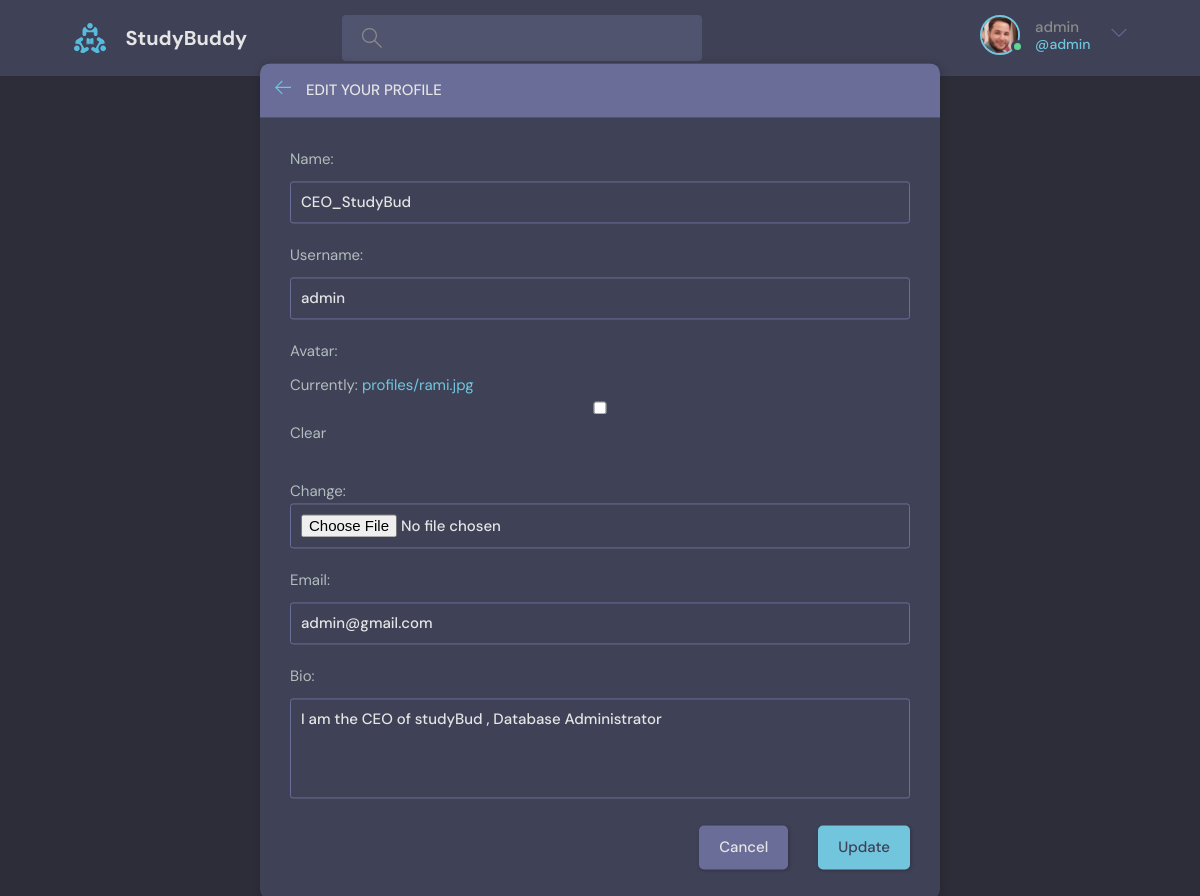
The app's page /update-user/ (signed in), older data.
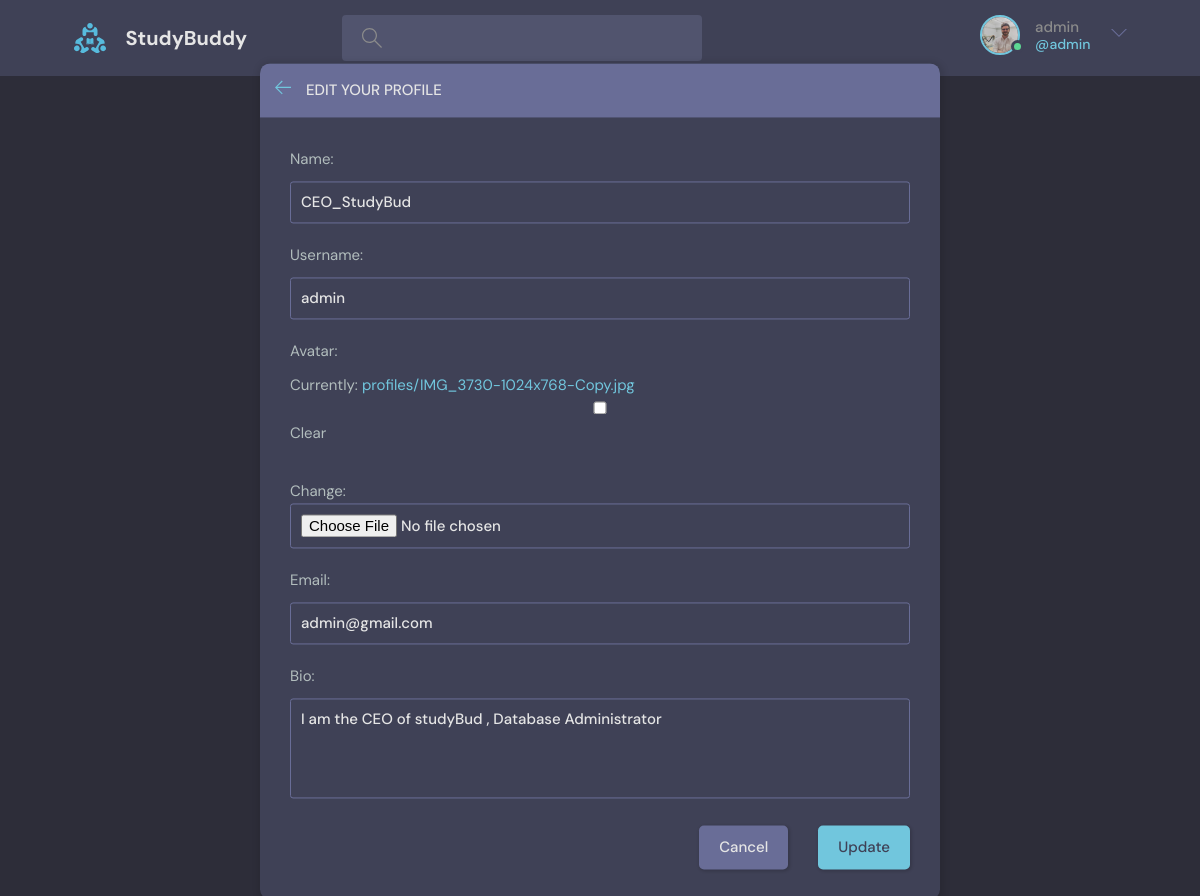
The same page, newer data.
### users/models.py (models this page shows)
class User(AbstractUser):
    name = models.CharField(max_length=200, null=True)
    email = models.EmailField(unique=True, null=True)
    bio = models.TextField(null=True)
    avatar = models.ImageField(upload_to='profiles/', default='profiles/avatar.svg', null=True, blank=True)
    USERNAME_FIELD = 'email'
    REQUIRED_FIELDS = []

### base/views.py (the view)
# urls.py: path('update-user/', views.update_user, name="update-user"),
@login_required(login_url='login')
def update_user(request):
    user = request.user
    form = UserForm(instance=user)
    if request.method == 'POST':
        form = UserForm(request.POST, request.FILES, instance=user)
        if form.is_valid():
            form.save()
            return redirect('profile', pk=user.id)
    context = {'form': form}
    return render(request, 'base/update-user.html', context)

### base/forms.py
class UserForm(ModelForm):
    class Meta:
        model = User
        fields = ['name', 'username', 'avatar', 'email', 'bio']

### base/templates/base/update-user.html (shortened to what this page needs)
{% extends 'main.html' %}
{% block content %}
    <main class="update-account layout">
        <div class="container">
            <div class="layout__box">
                <div class="layout__boxHeader">
                    <div class="layout__boxTitle">
                        <a href="{% url 'profile' request.user.id %}">
                            <svg version="1.1" xmlns="http://www.w3.org/2000/svg" width="32" height="32"
                                viewBox="0 0 32 32">
                                <title>arrow-left</title>
                                <path
                                    d="M13.723 2.286l-13.723 13.714 13.719 13.714 1.616-1.611-10.96-10.96h27.625v-2.286h-27.625l10.965-10.965-1.616-1.607z">
                                </path>
                            </svg>
                        </a>
                        <h3>Edit your profile</h3>
                    </div>
                </div>
                <div class="layout__body">
                    <form class="form" action="#" method="post" enctype="multipart/form-data">
                      {% for field in form %}
                        <div class="form__group">
                            {{field.label_tag}}
                            {{field}}
                        </div>
                      {% endfor %}
                        <div class="form__action">
                            <a class="btn btn--dark" href="{{request.META.HTTP_REFERER}}">Cancel</a>
                            <button class="btn btn--main" type="submit">Update</button>
                        </div>
                    </form>
                </div>
            </div>
        </div>
    </main>
{% endblock content %}

### templates/navbar.html (shortened to what this page needs)
{% load static %}
  <header class="header header--loggedIn">
    <div class="container">
      <a href="{% url 'home' %}" class="header__logo">
        <img src="{% static 'assets/logo.svg' %}" />
        <h1>StudyBuddy</h1>
      </a>
      <form class="header__search" action="{% url 'home' %}" method="get" >
        <label>
          <input name="search_query" placeholder="Search for rooms..." value="{{search_query}} "/>
        </label>
      </form>
      <nav class="header__menu">
        <div class="header__user">
          {% if user.is_authenticated %}
          <a href="{% url 'profile' user.id %}">
            <div class="avatar avatar--medium active">
              <img src="{{request.user.avatar.url}}" />
            </div>
            <p>{{user.username}} <span>@{{user.username}}</span></p>
          </a>
          <button class="dropdown-button">
            <svg version="1.1" xmlns="http://www.w3.org/2000/svg" width="32" height="32" viewBox="0 0 32 32">
              <title>chevron-down</title>
              <path d="M16 21l-13-13h-3l16 16 16-16h-3l-13 13z"></path>
            </svg>
          </button>
          {% endif %}
        </div>
      </nav>
    </div>
  </header>

Row changes from the older to the newer data that the page shows:
changed User "admin": user.avatar: a different picture
Text that changed along with them:
text no longer shown: "Currently: profiles/rami.jpg Clear Change:"
text now shown: "Currently: profiles/IMG_3730-1024x768-Copy.jpg Clear Change:"
